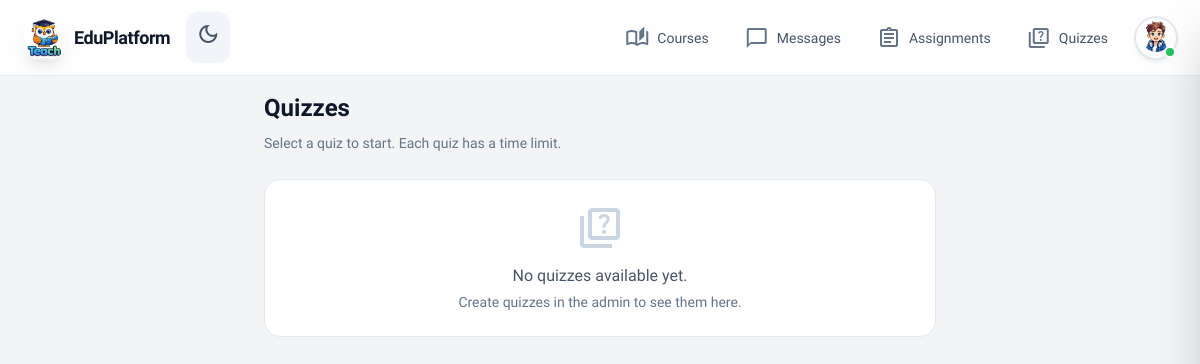
/quiz/ (signed in), run on an earlier commit of the app's database.
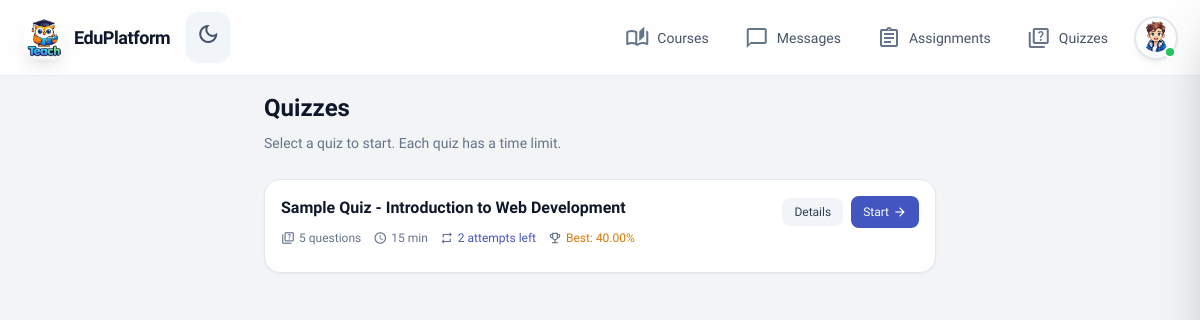
And on a later commit of the database.
### teach/models.py (models this page shows, shortened)
class Quiz(models.Model):
    quiz_id = models.AutoField(primary_key=True)
    content = models.ForeignKey(
        CourseContent,
        on_delete=models.CASCADE,
        related_name='quizzes',
        to_field='content_id'
    )
    time_limit = models.PositiveIntegerField(help_text='Time limit in minutes', default=30)
    total_score = models.PositiveIntegerField(default=100)
    max_attempts = models.PositiveIntegerField(help_text='Maximum number of attempts allowed', default=3)
    created_at = models.DateTimeField(auto_now_add=True)
    class Meta:
        ordering = ['-created_at']

class CourseContent(models.Model):
    CONTENT_TYPE_CHOICES = [
        ('lesson', 'Lesson'),
        ('assignment', 'Assignment'),
        ('quiz', 'Quiz'),
    ]
    content_id = models.AutoField(primary_key=True)
    course = models.ForeignKey(
        Course,
        on_delete=models.CASCADE,
        related_name='contents',
        to_field='course_id'
    )
    title = models.CharField(max_length=200)
    content_type = models.CharField(
        max_length=20,
        choices=CONTENT_TYPE_CHOICES
    )
    order_index = models.PositiveIntegerField(default=1)
    is_locked = models.BooleanField(default=False)
    created_at = models.DateTimeField(auto_now_add=True)
    class Meta:
        ordering = ['order_index', 'created_at']
        unique_together = ['course', 'order_index']

class QuizResult(models.Model):
    user = models.ForeignKey(
        User,
        on_delete=models.CASCADE,
        related_name='quiz_results',
        to_field='national_id'
    )
    quiz = models.ForeignKey(
        Quiz,
        on_delete=models.CASCADE,
        related_name='results',
        to_field='quiz_id'
    )
    attempt_number = models.PositiveIntegerField(default=1)
    score = models.DecimalField(
        max_digits=5,
        decimal_places=2,
        default=Decimal('0.00')
    )
    submitted_at = models.DateTimeField(auto_now_add=True)
    class Meta:
        unique_together = ('user', 'quiz', 'attempt_number')
        ordering = ['-submitted_at']

### teach/views.py (the view)
# urls.py: path("quiz/", views.quiz, name="quiz"),
@login_required
def quiz(request):
    quizzes = (
        Quiz.objects.all()
        .select_related("content", "content__course")
        .prefetch_related("questions")
        .order_by("-created_at")[:50]
    )
    quizzes_list = []
    for q in quizzes:
        question_count = q.questions.count()
        user_attempts = QuizResult.objects.filter(user=request.user, quiz=q).count()
        remaining_attempts = max(0, q.max_attempts - user_attempts)
        best_result = (
            QuizResult.objects.filter(user=request.user, quiz=q)
            .order_by("-score")
            .first()
        )
        best_score = best_result.score if best_result else None
        quizzes_list.append({
            "quiz": q,
            "question_count": question_count,
            "user_attempts": user_attempts,
            "remaining_attempts": remaining_attempts,
            "max_attempts": q.max_attempts,
            "best_score": best_score,
            "has_attempts_left": remaining_attempts > 0,
        })
    return render(request, "teach/quiz.html", {"quizzes": quizzes_list})

### teach/context_processors.py (called while the page is built)
def unread_messages_count(request):
    if request.user.is_authenticated:
        count = Message.objects.filter(receiver=request.user, is_read=False).count()
        return {"unread_messages_count": count}
    return {"unread_messages_count": 0}

### templates/teach/quiz.html (shortened to what this page needs)
{% extends 'teach/base.html' %}
{% load static %}
{% block main_class %}px-4 py-4 pb-24 md:pb-8{% endblock %}
{% block content %}
<div class="max-w-2xl mx-auto space-y-6">
  <div class="space-y-2">
    <h1 class="text-2xl font-bold text-slate-900 dark:text-white">Quizzes</h1>
    <p class="text-slate-500 dark:text-slate-400 text-sm leading-relaxed">Select a quiz to start. Each quiz has a time limit.</p>
  </div>
  {% if quizzes %}
  <div class="space-y-3">
    {% for item in quizzes %}
    <div class="block p-4 rounded-2xl bg-white dark:bg-slate-800 border border-slate-200 dark:border-slate-700 shadow-sm hover:border-primary/50 dark:hover:border-primary/50 hover:shadow-md transition-all">
      <div class="flex items-start justify-between gap-3">
        <div class="min-w-0 flex-1">
          <h2 class="font-semibold text-slate-900 dark:text-white truncate mb-2">{{ item.quiz.content.title }}</h2>
          <div class="flex flex-wrap items-center gap-3 text-xs text-slate-500 dark:text-slate-400 mb-2">
            <span class="flex items-center gap-1">
              <span class="material-icons-outlined text-sm">quiz</span>
              {{ item.question_count }} question{{ item.question_count|pluralize }}
            </span>
            <span class="flex items-center gap-1">
              <span class="material-icons-outlined text-sm">schedule</span>
              {{ item.quiz.time_limit }} min
            </span>
            <span class="flex items-center gap-1">
              <span class="material-icons-outlined text-sm">repeat</span>
              <span class="font-medium {% if item.has_attempts_left %}text-primary{% else %}text-red-500{% endif %}">
                {% if item.has_attempts_left %}
                  {{ item.remaining_attempts }} attempt{{ item.remaining_attempts|pluralize }} left
                {% else %}
                  No attempts left
                {% endif %}
              </span>
            </span>
            {% if item.best_score is not None %}
            <span class="flex items-center gap-1">
              <span class="material-icons-outlined text-sm">emoji_events</span>
              <span class="font-medium text-amber-600 dark:text-amber-400">Best: {{ item.best_score }}%</span>
            </span>
            {% endif %}
          </div>
        </div>
        <div class="flex items-center gap-2 shrink-0">
          <a href="{% url 'quiz_results' item.quiz.quiz_id %}"
            class="px-3 py-1.5 rounded-lg bg-slate-100 dark:bg-slate-700 text-slate-700 dark:text-slate-300 hover:bg-slate-200 dark:hover:bg-slate-600 text-xs font-medium transition-all">
            Details
          </a>
          {% if item.has_attempts_left %}
          <a href="{% url 'quiz_detail' item.quiz.quiz_id %}"
            class="px-3 py-1.5 rounded-lg bg-primary hover:bg-primary/90 text-white text-xs font-medium transition-all flex items-center gap-1">
            Start
            <span class="material-icons-outlined text-sm">arrow_forward</span>
          </a>
          {% endif %}
        </div>
      </div>
    </div>
    {% endfor %}
  </div>
  {% else %}
  <div class="rounded-2xl bg-white dark:bg-slate-800 border border-slate-200 dark:border-slate-700 p-6 text-center">
    <span class="material-icons-outlined text-5xl text-slate-300 dark:text-slate-600 mb-3">quiz</span>
    <p class="text-slate-600 dark:text-slate-400">No quizzes available yet.</p>
    <p class="text-sm text-slate-500 dark:text-slate-500 mt-1">Create quizzes in the admin to see them here.</p>
  </div>
  {% endif %}
</div>
{% endblock %}

What changed in the data, as far as the page shows it:
added Quiz: quiz.content "Sample Quiz - Introduction to Web Development", question_count "5", quiz.time_limit "15", remaining_attempts "2", best_score "40.00"
Also different on the page:
text no longer shown: "No quizzes available yet. Create quizzes in the admin to see them here."
